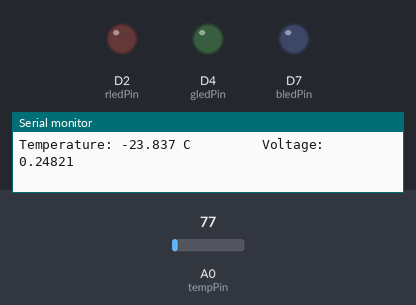
A sketch run on a simulated Arduino Zero (SAMD21). Shown: output pins drawn as LEDs (lit = HIGH), the last lines printed to the serial monitor. The inputs (shaded band) are chosen by the test bench; at power-on: A0 (tempPin) = 77 (analog values on the 0–1023 scale).

Above: at 2.2 s.
2.3 s: A0 (tempPin) set to 139
3.8 s: A0 (tempPin) set to 163
At 5.0 s:
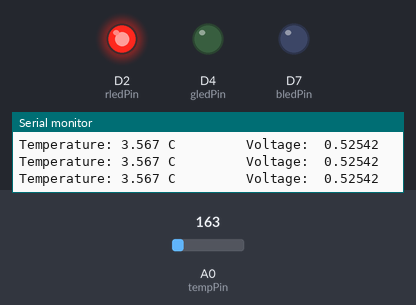
5.3 s: A0 (tempPin) set to 226
6.8 s: A0 (tempPin) set to 244
At 7.9 s:
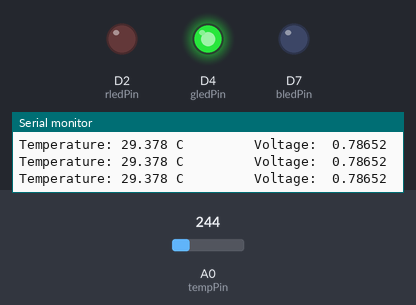
8.3 s: A0 (tempPin) set to 169
At 9.3 s:
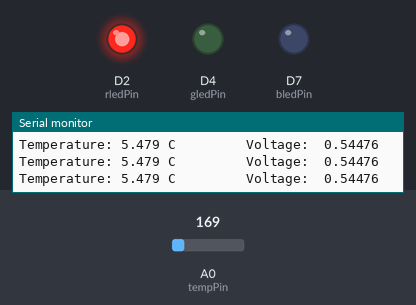
9.8 s: A0 (tempPin) set to 130
At 10.7 s:
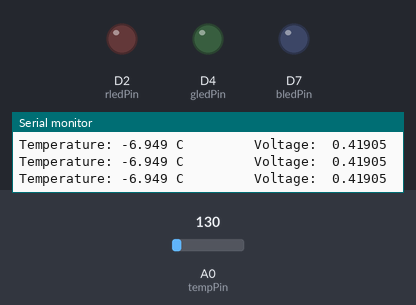
Timing chart, 0 to 12.3 s (numbered marks = the images above; inputs shaded):
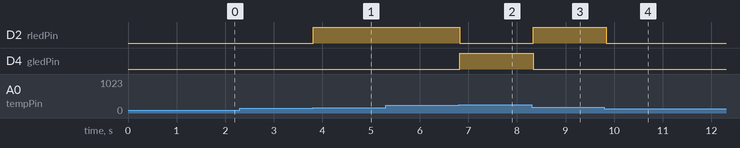

Measured:
- the behaviour switches between 151 and 152 on A0 (tempPin) (found by bisection; images 0 and 1)
- the behaviour switches between 233 and 234 on A0 (tempPin) (found by bisection; images 1 and 2)
- after the input at 3.8 s, D2 (rledPin): LOW → HIGH at once
- after the input at 6.8 s, D2 (rledPin): HIGH → LOW at once; D4 (gledPin): LOW → HIGH at once
- after the input at 8.3 s, D2 (rledPin): LOW → HIGH at once; D4 (gledPin): HIGH → LOW at once
- after the input at 9.8 s, D2 (rledPin): HIGH → LOW at once

The sketch:

tmp36-cal-3.ino
```cpp
//import libraries

//These constants will not change during operation of device

int tempPin = A0;       //pin the thermistor is attached to     THIS NEEDS TO BE AN ANALOG PIN!!!!!!!1!!!
float sensor;
const int rledPin = 2;        //pin the red led is attached to        digital pins
const int gledPin = 4;        //pin the green led is attached to
const int bledPin = 7;        //pin the blue led is attached to
float voltIn = 1023.0;    //voltage provided to thermistor 5=1023.0
const int numReadings = 1;       //number of readings to take the average of, this is the exact number of readings, not off by one
const int delayTotal = 100;   //delay in milliseconds


// LED temperature ranges

const int rledMin = 0;       //min r temp value in celsius
const int rledMax = 26;       //max r temp value in celsius
const int gledMin = 26;       //min g temp value in celsius
const int gledMax = 51;       //max g temp value in celsius
const int bledMin = 51;       //min b temp value in celsius
const int bledMax = 75;       //max b temp value in celsius


// variables; these are changed to calculate the voltage and temperature


//int Vo;                       //voltage between thermistor and known resistor
float rVolt;
//float R1 = 10000;             //Known resistor value
float tC;       //defines variables; sets them to be floating point values


//array variables, etc.

int readIndex = 0;
float readings[numReadings];        //array of readings from the thermistor
float total = 0;
float average = 0;
float vAverage;

//calibration array

float voltCalread[] = {0.69465, 0.84212, 1.19348, 1.06615};
float tempCalread[] = {20.5, 35.1, 70.6, 55.6};
float lrCoef[2]={0,0};
int sizeVolt = sizeof(voltCalread)/sizeof(*voltCalread);
int sizeTemp = sizeof(tempCalread)/sizeof(*tempCalread);
//Serial.print(sizeVolt);
//Serial.print(sizeTemp);

void lsrlLinReg(float* x, float*y, float* lrCoef, int n){
  // pass x and y arrays (pointers), lrCoef pointer, and n.  The lrCoef array is comprised of the slope=lrCoef[0] and intercept=lrCoef[1].  n is length of the x and y arrays.


  // initialize variables
  float sigmaX = 0;
  float sigmaY = 0;
  float sigmaXY = 0;
  float sigmaX2 = 0;
  float sigmaY2 = 0;

  //calculations
  for (int i=0; i<n; i++){
    sigmaX = sigmaX + x[i];
    sigmaY = sigmaY + y[i];
    sigmaXY = sigmaXY + (x[i]*y[i]);
    sigmaX2 = sigmaX2 + (x[i]*x[i]);
    sigmaY2 = sigmaY2 + (y[i]*y[i]);
  }

  // least squares regression line algorithm
  lrCoef[0] = ((n * sigmaXY) - (sigmaX * sigmaY)) / ((n * sigmaX2) - (sigmaX * sigmaX));
  lrCoef[1] = (sigmaY - (lrCoef[0] * sigmaX)) / n;

}
/*
void simpLinReg(float* x, float* y, float* lrCoef, int n){
  // pass x and y arrays (pointers), lrCoef pointer, and n.  The lrCoef array is comprised of the slope=lrCoef[0] and intercept=lrCoef[1].  n is length of the x and y arrays.
  // http://en.wikipedia.org/wiki/Simple_linear_regression

  // initialize variables
  float xbar=0;
  float ybar=0;
  float xybar=0;
  float xsqbar=0;

  // calculations required for linear regression
  for (int i=0; i<=n; i++){
    xbar=xbar+x[i];
    ybar=ybar+y[i];
    xybar=xybar+x[i]*y[i];
    xsqbar=xsqbar+x[i]*x[i];
  }
  xbar=xbar/n;
  ybar=ybar/n;
  xybar=xybar/n;
  xsqbar=xsqbar/n;

  // simple linear regression algorithm
  lrCoef[0]=(xybar-xbar*ybar)/(xsqbar-xbar*xbar);
  lrCoef[1]=ybar-lrCoef[0]*xbar;
}
*/
void setup()
{

  pinMode(rledPin,  OUTPUT);  //set rled pin to output mode
  pinMode(gledPin,  OUTPUT);  //set gled pin to output mode
  pinMode(bledPin,  OUTPUT);  //set bled pin to output mode
  analogReadResolution(12);
  Serial.begin(9600);         //begins output to serial monitor

  //linear regression calibration
  lsrlLinReg(voltCalread, tempCalread, lrCoef, sizeVolt);
  Serial.print(lrCoef[0],8);
  Serial.print(" ");
  Serial.println(lrCoef[1],8);

  if (sizeVolt != sizeTemp) {
      Serial.print("WARNING!! ARRAY MISMATCH!!!");
      delay(5000);
  }

  else {                                //turns rled off if temp is not in correct range
      Serial.print("Array match complete!");
      delay(1000);
  }


 /* for (int thisReading = 0; thisReading < numReadings; thisReading++)
  {

    readings[thisReading] = 0;
    analogReadResolution(12);

  }

  */
}

void loop()
{

  total = total - readings[readIndex];       //subtract the last reading

  readings[readIndex] = analogRead(tempPin); //take readings from the sensor

  total = total + readings[readIndex];       //add the reading to the total

  readIndex = readIndex + 1;                 //advance to the next position in the array

  if (readIndex >= numReadings)
  {            //if at end of array

    readIndex = 0;                          //wrap around to the beginning

  }

  average = total / numReadings;      //calculate the average

  if (readIndex % 10 == 0)
  {         //if readIndex is a multiple of 10, calculate the temperature

    rVolt = ( (float)average * (3.3/4095.0));
    tC = ((rVolt*lrCoef[0]) + lrCoef[1]);

    Serial.print("\n");
    Serial.print("Temperature: ");                    //displays the temperature in the serial output
    Serial.print(tC, 3);
    Serial.print(" C         ");
    Serial.print("Voltage:  ");
    Serial.print(rVolt, 5);
    //Serial.print("\n");
    //Serial.print(sensor);

    if (  (rledMin <= tC) &&  (tC <= rledMax)  ) {
      digitalWrite(rledPin, HIGH);      //turns on rled pin
    }

    else {                                //turns rled off if temp is not in correct range
      digitalWrite(rledPin, LOW);
    }

    if (  (gledMin <= tC) &&  (tC <= gledMax)  ) {
      digitalWrite(gledPin, HIGH);      //turns on gled pin
    }

    else {                                //turns gled off if temp is not in correct range
      digitalWrite(gledPin, LOW);
    }

    if (  (bledMin <= tC) &&  (tC <= bledMax)  ) {
      digitalWrite(bledPin, HIGH);      //turns on bled pin
    }

    else {                                //turns bled off if temp is not in correct range
      digitalWrite(bledPin, LOW);
    }

  }


  delay(delayTotal);   //how fast the temp updates in milliseconds, edit actual delay up at the top in variables

}
```
